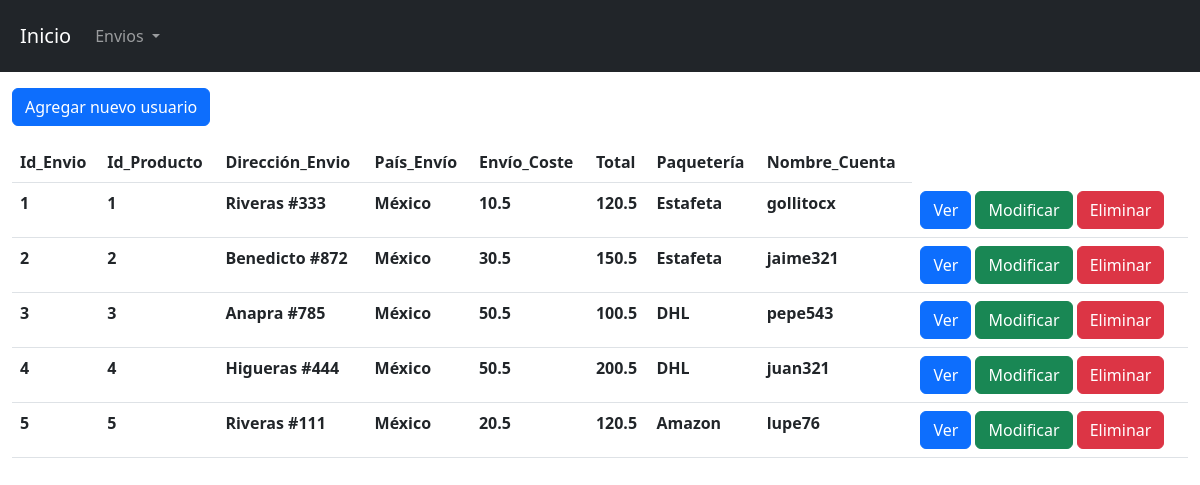
/view/username/index.php, run on the app's committed database.
### tables this page shows
CREATE TABLE `envio` (
  `id_envio` int(10) NOT NULL,
  `id_producto` int(10) NOT NULL,
  `direccion_envio` varchar(100) NOT NULL,
  `pais_envio` varchar(50) NOT NULL,
  `envio_coste` float(100,2) NOT NULL,
  `total` float(10,2) NOT NULL,
  `paqueteria` varchar(50) NOT NULL,
  `nombre_cuenta` varchar(50) NOT NULL
);

### config/db.php (called while the page is built)
<?php
    class db{
        private $host= "localhost";
        private $dbname="F1MERCH";
        private $user="root";
        private $password="";
        public function conexion(){
            try{
                $PDO = new PDO("mysql:host=".$this->host.";dbname=".$this->dbname,$this->user,$this->password);
                return $PDO;
            }catch(PDOException $e){
                return $e->getMessage();
            }
        }
    }
?>

### controller/usernameController.php (called while the page is built, shortened)
<?php
    class envioControlador{
        private $model;
        public function __construct()
        {
            require_once("C:/xampp/htdocs/proyecto/model/usernameModel.php");
            $this->model = new envioModelo();
        }
        public function index(){
            return ($this->model->index()) ? $this->model->index() : false;
        }
    }
?>

### model/usernameModel.php (called while the page is built, shortened)
<?php
    class envioModelo{
        private $PDO;
        public function __construct()
        {
            require_once("C:/xampp/htdocs/proyecto/config/db.php");
            $con = new db();
            $this->PDO = $con->conexion();
        }
        public function index(){
            $stament = $this->PDO->prepare("SELECT * FROM envio");
            return ($stament->execute()) ? $stament->fetchAll() : false;
        }
    }
?>

### view/username/index.php (the view, shortened to what this page needs)
<?php
    require_once("C:/xampp/htdocs/proyecto/view/head/head.php");
    require_once("C:/xampp/htdocs/proyecto/controller/usernameController.php");
    $envio = new envioControlador();
    $rows = $envio->index();
?>
<div class="mb-3">
    <a href="/proyecto/view/username/create.php" class="btn btn-primary">Agregar nuevo usuario</a>
</div>
<table class="table">
    <thead>
        <tr>
            <th scope="col">Id_Envio</th>
            <th scope="col">Id_Producto</th>
            <th scope="col">Dirección_Envio</th>
            <th scope="col">País_Envío</th>
            <th scope="col">Envío_Coste</th>
            <th scope="col">Total</th>
            <th scope="col">Paquetería</th>
            <th scope="col">Nombre_Cuenta</th>
        </tr>
    </thead>
    <tbody>
        <?php if($rows): ?>
            <?php foreach($rows as $row): ?>
                <tr>
                    <th><?= $row[0] ?></th>
                    <th><?= $row[1] ?></th>
                    <th><?= $row[2] ?></th>
                    <th><?= $row[3] ?></th>
                    <th><?= $row[4] ?></th>
                    <th><?= $row[5] ?></th>
                    <th><?= $row[6] ?></th>
                    <th><?= $row[7] ?></th>
                    <th>
                        <a href="show.php?id=<?= $row[0]?>" class="btn btn-primary">Ver</a>
                        <a href="edit.php?id=<?= $row[0]?>" class="btn btn-success">Modificar</a>
                        <a class="btn btn-danger" data-bs-toggle="modal" data-bs-target="#id<?=$row[0]?>">Eliminar</a>
                    </th>
                </tr>
            <?php endforeach; ?>
        <?php else: ?>
            <tr>
                <td colspan="3" class="text-center">No hay registros actualmente</td>
            </tr>
        <?php endif; ?>
    </tbody>
</table>
<?php
    require_once("C:/xampp/htdocs/proyecto/view/head/footer.php");
?>

### view/head/head.php (shortened to what this page needs)
<!doctype html>
<html lang="en">
  <head>
    <link href="https://cdn.jsdelivr.net/npm/bootstrap@5.2.1/dist/css/bootstrap.min.css" rel="stylesheet">
  </head>
  <body>
    <div class="container-fluid bg-dark p-2 mb-3">
    <nav class="navbar navbar-expand-lg navbar-dark bg-dark">
        <div class="container-fluid">
            <a class="navbar-brand" href="/proyecto/index.php">Inicio</a>
            <div class="collapse navbar-collapse" id="navbarNavDropdown">
            <ul class="navbar-nav">
                <li class="nav-item dropdown">
                <a class="nav-link dropdown-toggle" href="#" role="button" data-bs-toggle="dropdown" aria-expanded="false">
                    Envios
                </a>
                </li>
            </ul>
            </div>
        </div>
    </nav>
    </div>
<div class="container-fluid">

### view/head/footer.php (shortened to what this page needs)
</div>
  </body>
</html>

### data on the page
envio: id_envio "1", id_producto "1", direccion_envio "Riveras #333", pais_envio "México", envio_coste "10.5", total "120.5", paqueteria "Estafeta", nombre_cuenta "gollitocx"
envio: id_envio "2", id_producto "2", direccion_envio "Benedicto #872", pais_envio "México", envio_coste "30.5", total "150.5", paqueteria "Estafeta", nombre_cuenta "jaime321"
envio: id_envio "3", id_producto "3", direccion_envio "Anapra #785", pais_envio "México", envio_coste "50.5", total "100.5", paqueteria "DHL", nombre_cuenta "pepe543"
envio: id_envio "4", id_producto "4", direccion_envio "Higueras #444", pais_envio "México", envio_coste "50.5", total "200.5", paqueteria "DHL", nombre_cuenta "juan321"
envio: id_envio "5", id_producto "5", direccion_envio "Riveras #111", pais_envio "México", envio_coste "20.5", total "120.5", paqueteria "Amazon", nombre_cuenta "lupe76"
